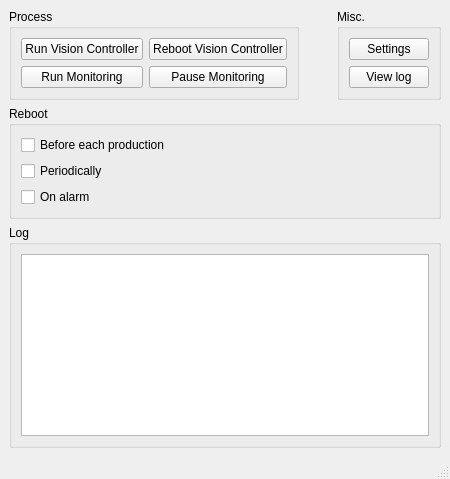
<?xml version="1.0" encoding="UTF-8"?>
<ui version="4.0">
 <class>MainWindow</class>
 <widget class="QMainWindow" name="MainWindow">
  <property name="geometry">
   <rect>
    <x>0</x>
    <y>0</y>
    <width>450</width>
    <height>479</height>
   </rect>
  </property>
  <property name="windowTitle">
   <string>CoCAR - Cognex Camera Automatic Reboot</string>
  </property>
  <widget class="QWidget" name="centralwidget">
   <layout class="QVBoxLayout" name="verticalLayout_2">
    <item>
     <layout class="QHBoxLayout" name="horizontalLayout_2">
      <item>
       <widget class="QGroupBox" name="groupBox_2">
        <property name="title">
         <string>Process</string>
        </property>
        <layout class="QGridLayout" name="gridLayout">
         <item row="0" column="0">
          <widget class="QPushButton" name="pushButton_6">
           <property name="text">
            <string>Run Vision Controller</string>
           </property>
          </widget>
         </item>
         <item row="0" column="1">
          <widget class="QPushButton" name="pushButton">
           <property name="text">
            <string>Reboot Vision Controller</string>
           </property>
          </widget>
         </item>
         <item row="1" column="0">
          <widget class="QPushButton" name="pushButton_2">
           <property name="text">
            <string>Run Monitoring</string>
           </property>
          </widget>
         </item>
         <item row="1" column="1">
          <widget class="QPushButton" name="pushButton_3">
           <property name="text">
            <string>Pause Monitoring</string>
           </property>
          </widget>
         </item>
        </layout>
       </widget>
      </item>
      <item>
       <spacer name="horizontalSpacer_2">
        <property name="orientation">
         <enum>Qt::Horizontal</enum>
        </property>
        <property name="sizeHint" stdset="0">
         <size>
          <width>40</width>
          <height>20</height>
         </size>
        </property>
       </spacer>
      </item>
      <item>
       <widget class="QGroupBox" name="groupBox_3">
        <property name="title">
         <string>Misc.</string>
        </property>
        <layout class="QVBoxLayout" name="verticalLayout_3">
         <item>
          <widget class="QPushButton" name="pushButton_4">
           <property name="text">
            <string>Settings</string>
           </property>
          </widget>
         </item>
         <item>
          <widget class="QPushButton" name="pushButton_5">
           <property name="text">
            <string>View log</string>
           </property>
          </widget>
         </item>
        </layout>
       </widget>
      </item>
     </layout>
    </item>
    <item>
     <widget class="QGroupBox" name="groupBox_4">
      <property name="title">
       <string>Reboot</string>
      </property>
      <layout class="QVBoxLayout" name="verticalLayout">
       <item>
        <widget class="QCheckBox" name="checkBox">
         <property name="text">
          <string>Before each production</string>
         </property>
        </widget>
       </item>
       <item>
        <widget class="QCheckBox" name="checkBox_2">
         <property name="text">
          <string>Periodically</string>
         </property>
        </widget>
       </item>
       <item>
        <widget class="QCheckBox" name="checkBox_3">
         <property name="text">
          <string>On alarm</string>
         </property>
        </widget>
       </item>
      </layout>
     </widget>
    </item>
    <item>
     <widget class="QGroupBox" name="groupBox">
      <property name="title">
       <string>Log</string>
      </property>
      <layout class="QVBoxLayout" name="verticalLayout_4">
       <item>
        <widget class="QPlainTextEdit" name="plainTextEdit">
         <property name="readOnly">
          <bool>true</bool>
         </property>
        </widget>
       </item>
      </layout>
     </widget>
    </item>
   </layout>
  </widget>
  <widget class="QStatusBar" name="statusBar"/>
 </widget>
 <resources/>
 <connections/>
</ui>
